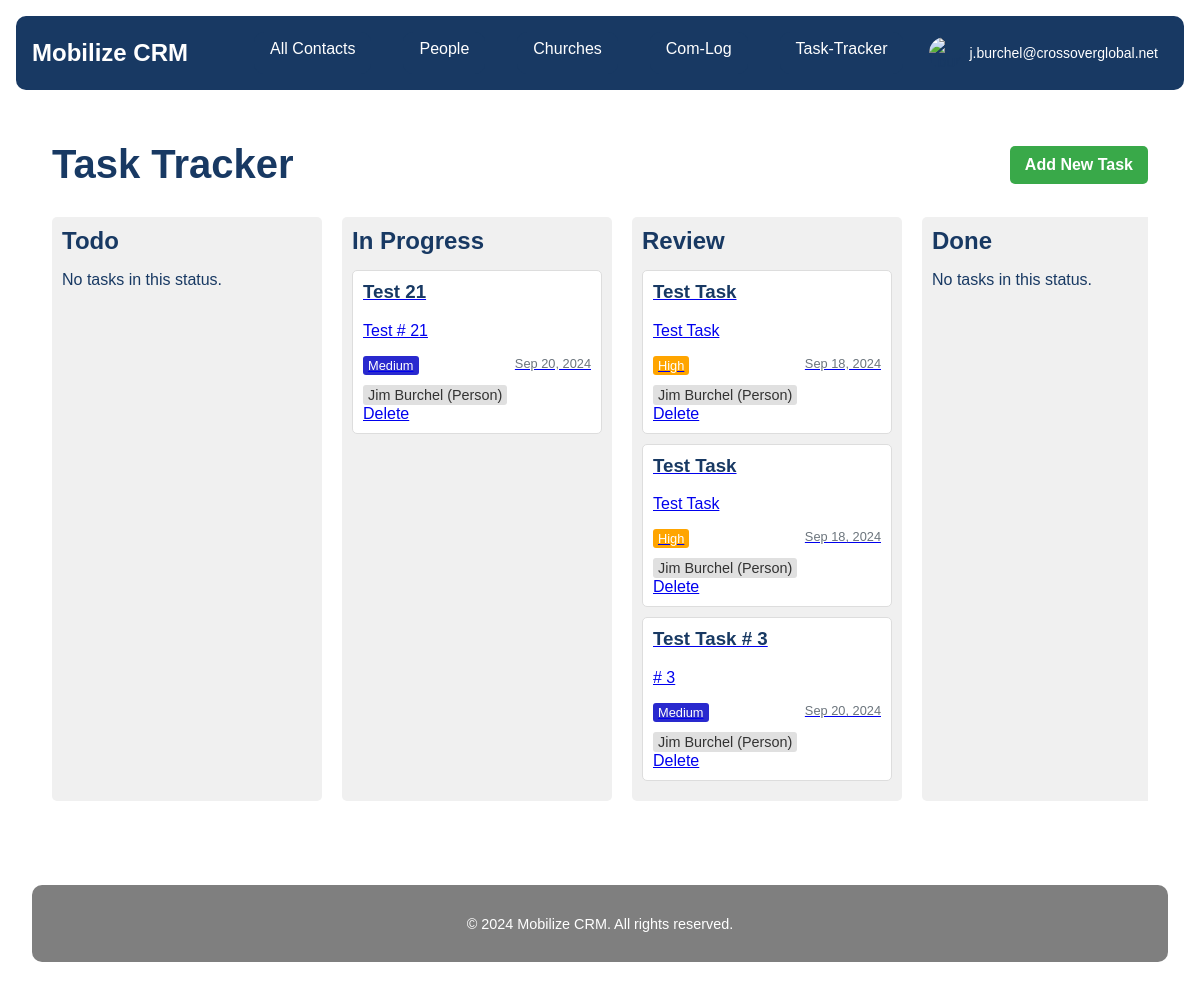
/task-tracker/ (signed in), run on the app's committed database.
### userprofile/models.py (models this page shows, shortened)
class CustomUser(AbstractUser):
    profile_image = models.ImageField(upload_to='profile_images/', null=True, blank=True)
    profile_thumbnail = models.ImageField(upload_to='profile_thumbnails/', null=True, blank=True)
    email_signature = models.TextField(blank=True, null=True)
    google_refresh_token = models.CharField(max_length=255, blank=True, null=True)
    groups = models.ManyToManyField(
        'auth.Group',
        verbose_name='groups',
        blank=True,
        help_text='The groups this user belongs to. A user will get all permissions granted to each of their groups.',
        related_name='customuser_set',
        related_query_name='customuser',
    )
    user_permissions = models.ManyToManyField(
        'auth.Permission',
        verbose_name='user permissions',
        blank=True,
        help_text='Specific permissions for this user.',
        related_name='customuser_set',
        related_query_name='customuser',
    )

### task_tracker/models.py (models this page shows, shortened)
class Task(models.Model):
    STATUS_CHOICES = [
        ('todo', 'To Do'),
        ('in progress', 'In Progress'),
        ('review', 'Review'),
        ('done', 'Done'),
    ]
    PRIORITY_CHOICES = [
        ('low', 'Low'),
        ('medium', 'Medium'),
        ('high', 'High'),
        ('urgent', 'Urgent'),
    ]
    REMINDER_CHOICES = [
        ('15_min', '15 minutes before'),
        ('30_min', '30 minutes before'),
        ('1_hour', '1 hour before'),
        ('2_hours', '2 hours before'),
        ('1_day', '1 day before'),
        ('1_week', '1 week before'),
        ('custom', 'Custom'),
    ]
    title = models.CharField(max_length=200)
    description = models.TextField(blank=True)
    status = models.CharField(max_length=20, choices=STATUS_CHOICES, default='todo')
    priority = models.CharField(max_length=20, choices=PRIORITY_CHOICES, default='medium')
    assigned_to = models.ForeignKey(User, on_delete=models.SET_NULL, null=True, blank=True, related_name='assigned_tasks')
    created_by = models.ForeignKey(User, on_delete=models.CASCADE, related_name='created_tasks')
    created_at = models.DateTimeField(auto_now_add=True)
    updated_at = models.DateTimeField(auto_now=True)
    due_date = models.DateTimeField(default=timezone.now, null=True, blank=True)
    contact = models.ForeignKey(Contact, on_delete=models.SET_NULL, null=True, blank=True, related_name='tasks')
    google_calendar_event_id = models.CharField(max_length=255, blank=True, null=True)
    reminder = models.CharField(max_length=20, choices=REMINDER_CHOICES, default='30_min')
    custom_reminder = models.IntegerField(null=True, blank=True, help_text="Custom reminder time in minutes")
    class Meta:
        ordering = ['-created_at']

### contacts/models.py (models this page shows, shortened)
class Contact(models.Model):
    STATE = (
        ('al', 'AL'), ('ak', 'AK'), ('az', 'AZ'), ('ar', 'AR'), ('ca', 'CA'),('co', 'CO'),('ct', 'CT'),('de', 'DE'), ('fl', 'FL'), ('ga', 'GA'),
        ('hi', 'HI'), ('id', 'ID'), ('il', 'IL'), ('in', 'IN'), ('ia', 'IA'), ('ks', 'KS'), ('ky', 'KY'), ('la', 'LA'), ('me', 'ME'),
        ('md', 'MD'), ('ma', 'MA'), ('mi', 'MI'), ('mn', 'MN'), ('ms', 'MS'), ('mo', 'MO'), ('mt', 'MT'), ('ne', 'NE'), ('nv', 'NV'),
        ('nh', 'NH'), ('nj', 'NJ'), ('nm', 'NM'), ('ny', 'NY'), ('nc', 'NC'), ('nd', 'ND'), ('oh', 'OH'), ('ok', 'OK'), ('or', 'OR'),
        ('pa', 'PA'), ('ri', 'RI'), ('sc', 'SC'), ('sd', 'SD'), ('tn', 'TN'), ('tx', 'TX'), ('ut', 'UT'), ('vt', 'VT'), ('va', 'VA'),
        ('wa', 'WA'), ('wv', 'WV'), ('wi', 'WI'), ('wy', 'WY'),('dc', 'DC')
    )
    PREFERRED_CONTACT_METHODS = (
        ('email', 'Email'),('phone', 'Phone'),('text', 'Text'),('Facebook Messanger',
        'Facebook Messanger'),('whatsapp', 'Whatsapp'),('groupme', 'Groupme'),('signal', 'Signal'),('other', 'Other')
    )
    church_name = models.CharField(max_length=100, null=True, blank=True)
    first_name = models.CharField(max_length=100)
    last_name = models.CharField(max_length=100)
    image = models.ImageField(upload_to=get_image_path, null=True, blank=True)
    preferred_contact_method = models.CharField(max_length=100, choices=PREFERRED_CONTACT_METHODS)
    phone = models.CharField(max_length=50)
    email = models.EmailField()
    street_address = models.CharField(max_length=200, null=True, blank=True)
    city = models.CharField(max_length=100, null=True, blank=True)
    state = models.CharField(max_length=2, choices=STATE, null=True, blank=True)
    zip_code = models.CharField(max_length=10, null=True, blank=True)
    initial_notes = models.TextField(null=True, blank=True)
    date_created = models.DateField(auto_now_add=True,null=True, blank=True)
    date_modified = models.DateField(auto_now=True,null=True, blank=True)
    com_log = GenericRelation(ComLog)

### task_tracker/views.py (the view)
# urls.py: path('', views.TaskListView.as_view(), name='task_list'),
@method_decorator(login_required, name='dispatch')
class TaskListView(ListView):
    model = Task
    template_name = 'task_tracker/task_list.html'
    context_object_name = 'tasks'
    def get_context_data(self, **kwargs):
        context = super().get_context_data(**kwargs)
        context['task_statuses'] = {
            'todo': Task.objects.filter(status='todo').order_by('due_date'),
            'in progress': Task.objects.filter(status='in progress').order_by('due_date'),
            'review': Task.objects.filter(status='review').order_by('due_date'),
            'done': Task.objects.filter(status='done').order_by('due_date')
        }
        return context

### task_tracker/templates/task_tracker/task_list.html (shortened to what this page needs)
{% extends 'core/base.html' %}
{% load static %}
{% block extra_css %}
<link rel="stylesheet" href="{% static 'css/task_list.css' %}">
{% endblock %}
{% block content %}
<div class="container task-tracker-container">
    <div class="task-header">
        <h1 id="task-tracker" class="task-title">Task Tracker</h1>
        <a href="{% url 'task_tracker:task_create' %}" class="btn btn-primary">Add New Task</a>
    </div>
    <div class="task-board">
        {% for status, tasks in task_statuses.items %}
        <div class="task-column">
            <h2>{{ status|title }}</h2>
            <div id="{{ status }}" class="task-list">
                {% for task in tasks %}
                <div class="task-card" draggable="true" data-task-id="{{ task.id }}">
                    <a href="{% url 'task_tracker:task_update' task.id %}">
                        <h3>{{ task.title }}</h3>
                        <p>{{ task.description|truncatewords:20 }}</p>
                        <div class="task-meta">
                            <span class="priority {{ task.priority }}">{{ task.get_priority_display }}</span>
                            <span class="due-date">{{ task.due_date|date:"M d, Y" }}</span>
                        </div>
                        {% if task.contact %}
                        <div class="task-contact">
                            {% if task.contact.church %}
                            <a href="{% url 'contacts:church_detail' task.contact.church.id %}" class="contact-link">
                                {{ task.contact.church.church_name }} (Church)
                            </a>
                            {% elif task.contact.people %}
                            <a href="{% url 'contacts:person_detail' task.contact.people.id %}" class="contact-link">
                                {{ task.contact.people.first_name }} {{ task.contact.people.last_name }} (Person)
                            </a>
                            {% else %}
                            <span class="contact-link">{{ task.contact }} (Unknown type)</span>
                            {% endif %}
                        </div>
                        {% endif %}
                    </a>
                    <a href="{% url 'task_tracker:task_delete' task.id %}" class="task-delete-link">Delete</a>
                </div>
                {% empty %}
                <p class="no-tasks-message">No tasks in this status.</p>
                {% endfor %}
            </div>
        </div>
        {% endfor %}
    </div>
</div>
{% endblock %}

### core/templates/core/partials/nav.html (shortened to what this page needs)
{% load static %}
<nav class="navbar">
    <a href="/" class="navbar-brand">Mobilize CRM</a>
    <div class="navbar-menu">
        <a href="{% url 'contacts:contact_list' %}" class="navbar-item {% if request.resolver_match.url_name == 'all_contacts' %}active{% endif %}">All Contacts</a>
        <a href="{% url 'contacts:people_list' %}" class="navbar-item {% if request.resolver_match.url_name == 'people_list' %}active{% endif %}">People</a>
        <a href="{% url 'contacts:church_list' %}" class="navbar-item {% if request.resolver_match.url_name == 'church_list' %}active{% endif %}">Churches</a>
        <a href=" {% url 'com_log:list' %}" class="navbar-item {% if request.resolver_match.url_name == 'com_log' %}active{% endif %}">Com-Log</a>
        <a href="{% url 'task_tracker:task_list' %}" class="navbar-item {% if request.resolver_match.url_name == 'task_tracker' %}active{% endif %}">Task-Tracker</a>
        {% if user.is_authenticated %}
            <div class="user-menu">
                {% if user.has_profile_thumbnail %}
                    <img src="{{ user.profile_thumbnail.url }}" alt="{{ user.username }}" class="user-avatar">
                {% elif user.has_profile_image %}
                    <img src="{{ user.profile_image.url }}" alt="{{ user.username }}" class="user-avatar">
                {% else %}
                    <img src="{% static 'images/default_thumbnail.png' %}" alt="{{ user.username }}" class="user-avatar">
                {% endif %}
                <span class="user-menu-text">{{ user.username }}</span>
            </div>
        {% else %}
            <a href="{% url 'userprofile:login' %}" class="navbar-item {% if request.resolver_match.url_name == 'login' %}active{% endif %}">Login</a>
        {% endif %}
    </div>
</nav>

### static/css/task_list.css (style rules this page uses)
:root { --primary-blue: #183963; --primary-green: #39A949; --primary-gray: #7F7F7F; --primary-white: #FFFFFF; }
.task-tracker-container { max-width: 1200px; margin: 0 auto; padding: 20px; font-family: Arial, sans-serif; }
.task-header { display: flex; justify-content: space-between; align-items: center; margin-bottom: 30px; }
.task-title { color: var(--primary-blue); margin: 0; font-size: 2.5em; }
.btn-primary { background-color: var(--primary-green); color: var(--primary-white); padding: 10px 15px; border: none; border-radius: 5px; text-decoration: none; font-weight: bold; transition: background-color 0.3s; }
.task-board { display: flex; gap: 20px; overflow-x: auto; }
.task-column { flex: 1; min-width: 250px; background-color: #f0f0f0; border-radius: 5px; padding: 10px; }
.task-column h2 { color: var(--primary-blue); margin-top: 0; margin-bottom: 15px; }
.task-list { min-height: 200px; }
.task-card { background-color: white; border: 1px solid #ddd; border-radius: 5px; padding: 10px; margin-bottom: 10px; cursor: move; }
.task-card h3 { margin-top: 0; color: var(--primary-blue); }
.task-card .task-contact { margin-top: 10px; font-size: 0.9em; }
.task-card .contact-link { display: inline-block; padding: 2px 5px; background-color: #e0e0e0; border-radius: 3px; color: #333; text-decoration: none; transition: background-color 0.3s ease; }
.task-meta { display: flex; justify-content: space-between; margin-top: 10px; font-size: 0.8em; }
.priority { padding: 2px 5px; border-radius: 3px; color: white; }
.priority.medium { background-color: rgb(41, 41, 206); }
.priority.high { background-color: orange; }
.due-date { color: #6c757d; }

### static/css/main.css (style rules this page uses)
:root { --primary-blue: #183963; --primary-green: #39A949; --primary-gray: #7F7F7F; --primary-white: #FFFFFF; }
body { margin: 0; font-family: Arial, sans-serif; color: var(--primary-blue); background-color: var(--primary-white); }
.navbar { background-color: var(--primary-blue); padding: 1rem; display: flex; justify-content: space-between; align-items: center; margin: 1rem; border-radius: 10px; margin-bottom: auto !important; }
.navbar-brand { color: var(--primary-white); text-decoration: none; font-size: 1.5rem; font-weight: bold; }
.navbar-menu { display: flex; border-radius: 10px; }
.navbar-item { color: var(--primary-white); text-decoration: none; padding: 0.5rem 1rem; margin: 0 1rem; transition: background-color 0.3s; background-color: var(--primary-blue); border-radius: 10px !important; }
.user-menu { position: relative; display: flex; align-items: center; cursor: pointer; padding: 5px 10px; border-radius: 15px; transition: background-color 0.3s ease; }
.user-avatar { width: 32px; height: 32px; border-radius: 50%; object-fit: cover; margin-right: 8px; }
.user-menu-text { color: var(--primary-white); font-size: 14px; }

### data on the page
CustomUser: username "j.burchel@crossoverglobal.net"
Task: title "Test 21", description "Test # 21", priority "Medium", due_date "Sep 20, 2024", contact.people.first_name "Jim", contact.people.last_name "Burchel"
Task: title "Test Task", description "Test Task", priority "High", due_date "Sep 18, 2024", contact.people.first_name "Jim", contact.people.last_name "Burchel"
Task: title "Test Task", description "Test Task", priority "High", due_date "Sep 18, 2024", contact.people.first_name "Jim", contact.people.last_name "Burchel"
Task: title "Test Task # 3", description "# 3", priority "Medium", due_date "Sep 20, 2024", contact.people.first_name "Jim", contact.people.last_name "Burchel"

### other printed values
{{ status|title }} "Todo" "In Progress" "Review" "Done"
